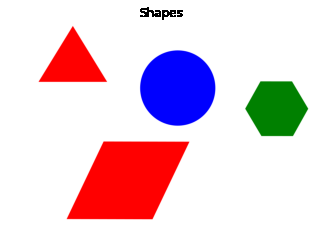
#> input picture shapes.png, 321 x 247 px
$ python contourSortEx.py
#> lines starting #> are read from the running program, lines starting #| are printed output that depends on the picture; after the words box and inside, x2 and y2 are one past the last pixel; in counts of white or black regions, pixels touching at a corner belong together
import numpy as np
import cv2
import imutils

def sort_contours(cnts, method="left-to-right"):
	# initialize the reverse flag and sort index
	reverse = False
	i = 0
	# handle if we need to sort in reverse
	if method == "right-to-left" or method == "bottom-to-top":
		reverse = True
	# handle if we are sorting against the y-coordinate rather than
	# the x-coordinate of the bounding box
	if method == "top-to-bottom" or method == "bottom-to-top":
		i = 1
	# construct the list of bounding boxes and sort them from top to
	# bottom
	boundingBoxes = [cv2.boundingRect(c) for c in cnts]
	(cnts, boundingBoxes) = zip(*sorted(zip(cnts, boundingBoxes),
		key=lambda b:b[1][i], reverse=reverse))
	# return the list of sorted contours and bounding boxes
	return (cnts, boundingBoxes)

def draw_contour(image, c, i):
	# compute the center of the contour area and draw a circle
	# representing the center
	M = cv2.moments(c)
	cX = int(M["m10"] / M["m00"])
	cY = int(M["m01"] / M["m00"])
	# draw the countour number on the image
	cv2.putText(image, "#{}".format(i + 1), (cX - 20, cY), cv2.FONT_HERSHEY_SIMPLEX,
		1.0, (255, 255, 255), 2)
	# return the image with the contour number drawn on it
	return image

# load the image and initialize the accumulated edge image
image = cv2.imread("shapes.png")
#> image is the input picture: shape (247, 321, 3); mean B, G, R 218.3, 208.2, 231.6
accumEdged = np.zeros(image.shape[:2], dtype="uint8")
# loop over the blue, green, and red channels, respectively
for chan in cv2.split(image):
	# blur the channel, extract edges from it, and accumulate the set
	# of edges for the image
	chan = cv2.medianBlur(chan, 11)
	edged = cv2.Canny(chan, 50, 200)
	accumEdged = cv2.bitwise_or(accumEdged, edged)
#> this loop made 3 passes
#> pass 1, `chan = cv2.medianBlur(chan, 11)`:
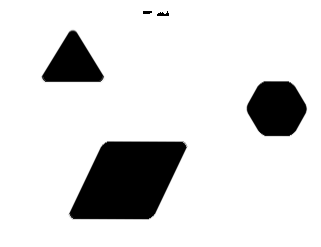
#> chan: shape (247, 321); min 0, max 255, mean 219.3
#> pass 1, `edged = cv2.Canny(chan, 50, 200)`:
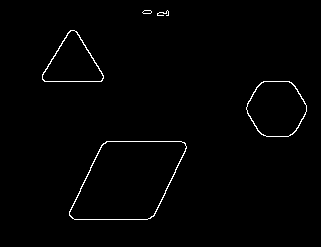
#> edged: shape (247, 321); 1.1% white in thin lines or dots, all inside (x1, y1, x2, y2) = (42, 10, 307, 220)
# show the accumulated edge map
cv2.imshow("Edge Map", accumEdged)

# find contours in the accumulated image, keeping only the largest
# ones
cnts = cv2.findContours(accumEdged.copy(), cv2.RETR_EXTERNAL,
	cv2.CHAIN_APPROX_SIMPLE)
#> cnts = 6 contours, 1 with area under 20; largest, box (x1, y1, x2, y2) and area: (69, 141, 187, 220) 6684, (140, 50, 216, 126) 4438, (246, 81, 307, 137) 2578, (42, 30, 104, 82) 1881, (142, 10, 152, 14) 24
cnts = imutils.grab_contours(cnts)
cnts = sorted(cnts, key=cv2.contourArea, reverse=True)[:5]
#> cnts = 5 contours; box (x1, y1, x2, y2) and area: (69, 141, 187, 220) 6684, (140, 50, 216, 126) 4438, (246, 81, 307, 137) 2578, (42, 30, 104, 82) 1881, (142, 10, 152, 14) 24
orig = image.copy()
# loop over the (unsorted) contours and draw them
for (i, c) in enumerate(cnts):
	orig = draw_contour(orig, c, i)
#> this loop made 5 passes
#> (cX in draw_contour, cY in draw_contour) on passes 1 to 5: (127, 179), (177, 87), (276, 108), (72, 62), (146, 11)
#> pass 1, `orig = draw_contour(orig, c, i)`:
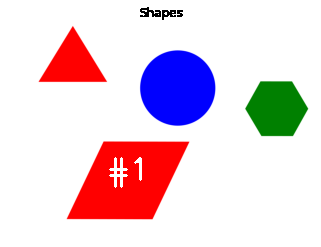
#> orig: shape (247, 321, 3); 0.42% of pixels changed, all inside (x1, y1, x2, y2) = (109, 157, 142, 188)
#> pass 2, `orig = draw_contour(orig, c, i)`:
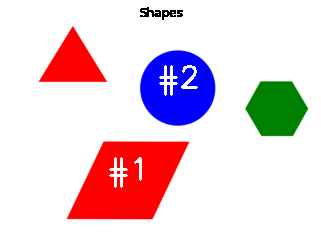
#> orig: shape (247, 321, 3); 0.52% of pixels changed, all inside (x1, y1, x2, y2) = (159, 65, 198, 96)
#> pass 3, `orig = draw_contour(orig, c, i)`:
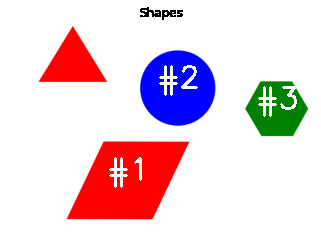
#> orig: shape (247, 321, 3); 0.51% of pixels changed, all inside (x1, y1, x2, y2) = (258, 86, 297, 117)
#> after the loop:
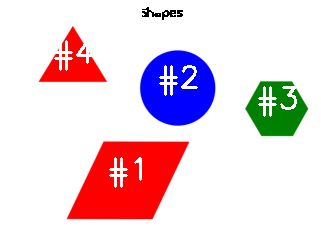
#> orig: shape (247, 321, 3); 0.51% of pixels changed, all inside (x1, y1, x2, y2) = (54, 8, 165, 71)
# show the original, unsorted contour image
cv2.imshow("Unsorted", orig)
# sort the contours according to the provided method
(cnts, boundingBoxes) = sort_contours(cnts)
#> in sort_contours, `boundingBoxes = [cv2.boundingRect(c) for c in cnts]`: boundingBoxes = [(69, 141, 118, 79), (140, 50, 76, 76), (246, 81, 61, 56), (42, 30, 62, 52), (142, 10, 10, 4)]
#> in sort_contours, `(cnts, boundingBoxes) = zip(*sorted(zip(cnts, boundingBoxes), key=lamb..`: boundingBoxes = ((42, 30, 62, 52), (69, 141, 118, 79), (140, 50, 76, 76), (142, 10, 10, 4), (246, 81, 61, 56))
# loop over the (now sorted) contours and draw them
for (i, c) in enumerate(cnts):
	draw_contour(image, c, i)
#> this loop made 5 passes
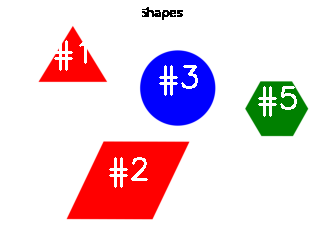
#> image: shape (247, 321, 3); 1.98% of pixels changed, all inside (x1, y1, x2, y2) = (54, 8, 297, 188)
# show the output image
cv2.imshow("Sorted", image)
cv2.waitKey(0)

cv2.destroyAllWindows()
